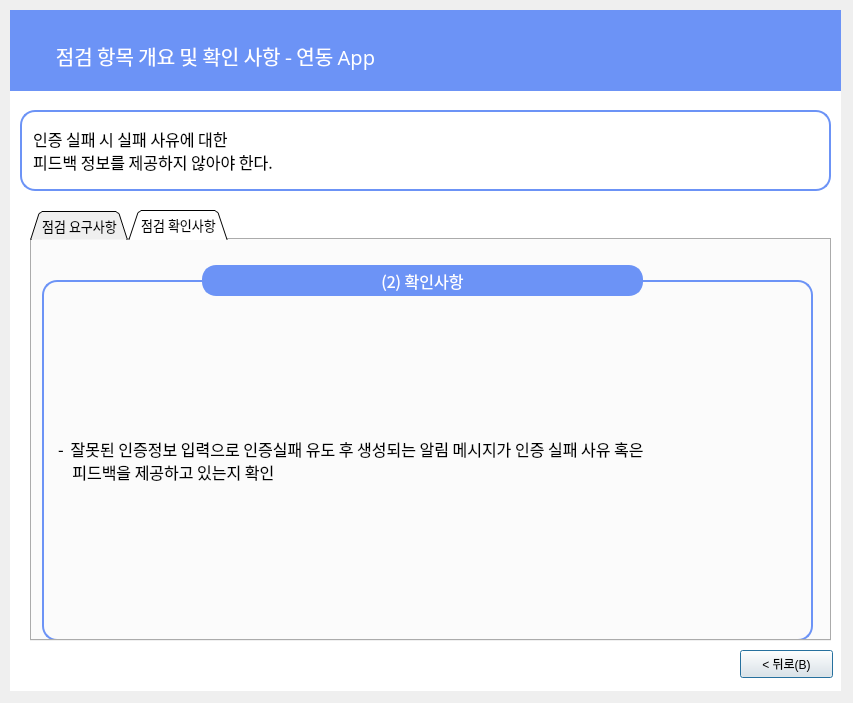
<?xml version="1.0" encoding="UTF-8"?>
<ui version="4.0">
 <class>Dialog</class>
 <widget class="QDialog" name="Dialog">
  <property name="geometry">
   <rect>
    <x>0</x>
    <y>0</y>
    <width>853</width>
    <height>703</height>
   </rect>
  </property>
  <property name="windowTitle">
   <string>Dialog</string>
  </property>
  <widget class="QLabel" name="label_6">
   <property name="geometry">
    <rect>
     <x>10</x>
     <y>10</y>
     <width>831</width>
     <height>681</height>
    </rect>
   </property>
   <property name="font">
    <font>
     <family>Gmarket Sans TTF</family>
     <pointsize>16</pointsize>
     <weight>50</weight>
     <bold>false</bold>
     <kerning>true</kerning>
    </font>
   </property>
   <property name="autoFillBackground">
    <bool>false</bool>
   </property>
   <property name="styleSheet">
    <string notr="true">background-color: rgb(255,255,255);
border-color: rgb(0, 0, 0);</string>
   </property>
   <property name="text">
    <string/>
   </property>
   <property name="scaledContents">
    <bool>false</bool>
   </property>
   <property name="alignment">
    <set>Qt::AlignCenter</set>
   </property>
  </widget>
  <widget class="QLabel" name="label_7">
   <property name="geometry">
    <rect>
     <x>10</x>
     <y>10</y>
     <width>831</width>
     <height>81</height>
    </rect>
   </property>
   <property name="font">
    <font>
     <family>Gmarket Sans TTF</family>
     <pointsize>11</pointsize>
     <weight>50</weight>
     <bold>false</bold>
     <kerning>true</kerning>
    </font>
   </property>
   <property name="autoFillBackground">
    <bool>false</bool>
   </property>
   <property name="styleSheet">
    <string notr="true">background-color: rgb(108, 147, 246);
border-color: rgb(0, 0, 0);</string>
   </property>
   <property name="text">
    <string/>
   </property>
   <property name="scaledContents">
    <bool>false</bool>
   </property>
  </widget>
  <widget class="QLabel" name="label_8">
   <property name="geometry">
    <rect>
     <x>10</x>
     <y>30</y>
     <width>411</width>
     <height>51</height>
    </rect>
   </property>
   <property name="font">
    <font>
     <family>AppleSDGothicNeoM00</family>
     <pointsize>15</pointsize>
    </font>
   </property>
   <property name="styleSheet">
    <string notr="true">color : rgb(255, 255, 255)</string>
   </property>
   <property name="text">
    <string>점검 항목 개요 및 확인 사항 - 연동 App</string>
   </property>
   <property name="alignment">
    <set>Qt::AlignCenter</set>
   </property>
  </widget>
  <widget class="QLabel" name="label_9">
   <property name="geometry">
    <rect>
     <x>20</x>
     <y>110</y>
     <width>811</width>
     <height>81</height>
    </rect>
   </property>
   <property name="font">
    <font>
     <family>AppleSDGothicNeoM00</family>
     <pointsize>12</pointsize>
     <weight>50</weight>
     <bold>false</bold>
     <kerning>true</kerning>
    </font>
   </property>
   <property name="autoFillBackground">
    <bool>false</bool>
   </property>
   <property name="styleSheet">
    <string notr="true">background-color : rgb(255, 255, 255);

border: 2px solid rgb(108, 147, 246);
border-radius:15px</string>
   </property>
   <property name="text">
    <string>  인증 실패 시 실패 사유에 대한
  피드백 정보를 제공하지 않아야 한다.</string>
   </property>
   <property name="scaledContents">
    <bool>false</bool>
   </property>
  </widget>
  <widget class="QPushButton" name="pushButton_4">
   <property name="geometry">
    <rect>
     <x>740</x>
     <y>650</y>
     <width>93</width>
     <height>28</height>
    </rect>
   </property>
   <property name="text">
    <string>&lt; 뒤로(B)</string>
   </property>
  </widget>
  <widget class="QTabWidget" name="tabWidget">
   <property name="geometry">
    <rect>
     <x>30</x>
     <y>210</y>
     <width>801</width>
     <height>431</height>
    </rect>
   </property>
   <property name="font">
    <font>
     <family>AppleSDGothicNeoM00</family>
     <pointsize>10</pointsize>
    </font>
   </property>
   <property name="contextMenuPolicy">
    <enum>Qt::DefaultContextMenu</enum>
   </property>
   <property name="styleSheet">
    <string notr="true"/>
   </property>
   <property name="tabShape">
    <enum>QTabWidget::Triangular</enum>
   </property>
   <property name="currentIndex">
    <number>1</number>
   </property>
   <property name="elideMode">
    <enum>Qt::ElideNone</enum>
   </property>
   <property name="tabBarAutoHide">
    <bool>false</bool>
   </property>
   <widget class="QWidget" name="tab">
    <attribute name="title">
     <string>점검 요구사항</string>
    </attribute>
    <widget class="QLabel" name="label_21">
     <property name="geometry">
      <rect>
       <x>10</x>
       <y>40</y>
       <width>771</width>
       <height>361</height>
      </rect>
     </property>
     <property name="font">
      <font>
       <family>AppleSDGothicNeoM00</family>
       <pointsize>12</pointsize>
      </font>
     </property>
     <property name="styleSheet">
      <string notr="true">

border: 2px solid rgb(108, 147, 246);
border-radius:15px;
padding-left:10px;</string>
     </property>
     <property name="text">
      <string>- ‌ 인증 실패의 사유 혹은 피드백 제공 시, 공격자에게 유용한 정보가 노출될 수 있으므로, 
    결과값을 제공하지 않아야 함</string>
     </property>
    </widget>
    <widget class="QLabel" name="label_3">
     <property name="geometry">
      <rect>
       <x>160</x>
       <y>0</y>
       <width>461</width>
       <height>81</height>
      </rect>
     </property>
     <property name="font">
      <font>
       <family>AppleSDGothicNeoM00</family>
       <pointsize>12</pointsize>
      </font>
     </property>
     <property name="styleSheet">
      <string notr="true">background-color : rgb(108, 147, 246);
color : rgb(255, 255, 255);
border: 2px solid rgb(108, 147, 246);
margin-left:10px;
margin-right:10px;
margin-top:25px;
margin-bottom:25px;
border-radius:14px
</string>
     </property>
     <property name="text">
      <string>(1) 요구사항</string>
     </property>
     <property name="alignment">
      <set>Qt::AlignCenter</set>
     </property>
    </widget>
   </widget>
   <widget class="QWidget" name="tab_2">
    <attribute name="title">
     <string>점검 확인사항</string>
    </attribute>
    <widget class="QLabel" name="label_22">
     <property name="geometry">
      <rect>
       <x>10</x>
       <y>40</y>
       <width>771</width>
       <height>361</height>
      </rect>
     </property>
     <property name="font">
      <font>
       <family>AppleSDGothicNeoM00</family>
       <pointsize>12</pointsize>
      </font>
     </property>
     <property name="styleSheet">
      <string notr="true">

border: 2px solid rgb(108, 147, 246);
border-radius:15px;
padding-left:10px</string>
     </property>
     <property name="text">
      <string>- ‌ 잘못된 인증정보 입력으로 인증실패 유도 후 생성되는 알림 메시지가 인증 실패 사유 혹은
    피드백을 제공하고 있는지 확인</string>
     </property>
    </widget>
    <widget class="QLabel" name="label_4">
     <property name="geometry">
      <rect>
       <x>160</x>
       <y>0</y>
       <width>461</width>
       <height>81</height>
      </rect>
     </property>
     <property name="font">
      <font>
       <family>AppleSDGothicNeoM00</family>
       <pointsize>12</pointsize>
      </font>
     </property>
     <property name="styleSheet">
      <string notr="true">background-color : rgb(108, 147, 246);
color : rgb(255, 255, 255);
border: 2px solid rgb(108, 147, 246);
margin-left:10px;
margin-right:10px;
margin-top:25px;
margin-bottom:25px;
border-radius:14px
</string>
     </property>
     <property name="text">
      <string>(2) 확인사항</string>
     </property>
     <property name="alignment">
      <set>Qt::AlignCenter</set>
     </property>
    </widget>
   </widget>
  </widget>
 </widget>
 <resources/>
 <connections/>
</ui>
